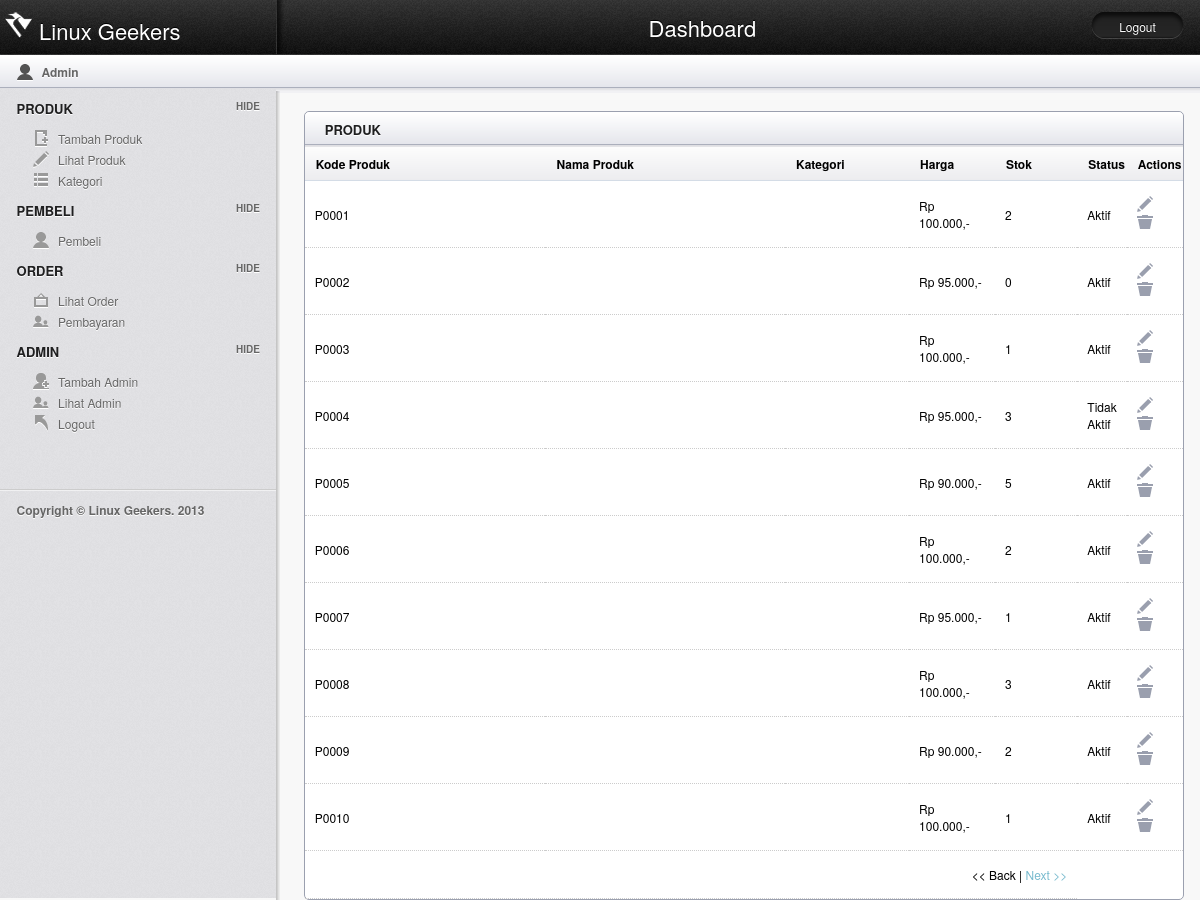
The app's page /linuxgeekers/admin/index.php?page=products (signed in) with its own data.
### tables this page shows
CREATE TABLE IF NOT EXISTS `produk` (
  `kode_produk` varchar(5) NOT NULL,
  `nama` varchar(100) NOT NULL,
  `harga` int(11) NOT NULL,
  `stok` int(11) NOT NULL,
  `id_kategori` int(11) NOT NULL,
  `foto` varchar(100) NOT NULL,
  `deskripsi` text NOT NULL,
  `time` datetime NOT NULL,
  `post` int(1) NOT NULL,
  PRIMARY KEY (`kode_produk`)
);

### linuxgeekers/inc/function.php (called while the page is built, shortened)
<?php
function rupiah($uang) {
	$rupiah  = "";
	$panjang = Strlen($uang);
	while ($panjang > 3) {
		$rupiah = "." . substr($uang, -3) . $rupiah;
		$lebar = strlen($uang)-3;
		$uang   = substr($uang,0,$lebar);
		$panjang= strlen($uang);
	}
	$rupiah = "Rp ".$uang.$rupiah.",-";
	return $rupiah;
}
?>

### linuxgeekers/admin/products.php (the view, shortened to what this page needs)
<?php
if (isset($_GET['hal'])) {
	$halaman = $_GET['hal'];
} else {
	$halaman = 1;
}
$jumlahDataPerHalaman = 10;
$sql = "SELECT * FROM produk";
$run = mysql_query($sql);
$jumlahData = mysql_num_rows($run);
$jumlahHalaman = ceil($jumlahData / $jumlahDataPerHalaman);
$dataMulai = ($halaman * $jumlahDataPerHalaman) - $jumlahDataPerHalaman;
$sql = "SELECT produk.*,kategori.* FROM produk,kategori WHERE produk.id_kategori=kategori.id_kategori LIMIT $dataMulai, $jumlahDataPerHalaman";
$result = mysql_query($sql) or die(mysql_error());
?>
<section id="main" class="column">
  <article class="module width_3_quarter">
    <header>
      <h3 class="tabs_involved">Produk</h3>
    </header>
    <table class="tablesorter" cellspacing="0">
      <thead>
        <tr>
          <th width="30%">Kode Produk</th>
		  <th width="30%">Nama Produk</th>
          <th width="15%">Kategori</th>
          <th width="10%">Harga</th>
          <th width="10%">Stok</th>
          <th width="10%">Status</th>
          <th width="10%">Actions</th>
        </tr>
      </thead>
      <tbody>
        <?php
				while ($rows = mysql_fetch_array($result)) {
		?>
        <tr>
          <td><?php echo $rows['kode_produk']; ?></td>
		  <td><?php echo $rows['nama_produk']; ?></td>
          <td><?php echo $rows['nama_kategori']; ?></td>
          <td><?php echo rupiah($rows['harga']); ?></td>
          <td><?php echo $rows['stok']; ?></td>
          <td><?php if ($rows['post']==1){ echo "Aktif";}else{echo "Tidak Aktif";} ?></td>
          <td>
          	<a href="index.php?page=edit-product&id=<?php echo $rows['kode_produk']; ?>">
            	<input type="image" src="images/icn_edit.png" title="Edit">
            </a>
            <a href="process/products.php?action=del&id=<?php echo $rows['kode_produk']; ?>">
            	<input type="image" src="images/icn_trash.png" title="Delete">
            </a>
          </td>
        </tr>
        <?php
				}
		?>
        <tr>
          <td colspan="5" align="right">
              <?php
			if ($jumlahData > $jumlahDataPerHalaman) {
				if ($halaman >= 2) {
					echo "<a href=\"index.php?page=products&hal=" . ($halaman - 1) . "\"><< Back</a>";
				} else {
					echo "<< Back ";
				}
				echo "  |  ";
				if ($halaman < $jumlahHalaman) {
					echo "<a href=\"index.php?page=products&hal=" . ($halaman + 1) . "\"> Next >></a>";
				} else {
					echo "Next >> ";
				}
			}
			?>
          </td>
        </tr>
      </tbody>
    </table>
  </article>
</section>

### linuxgeekers/admin/index.php (shortened to what this page needs)
<!doctype html>
<html lang="en">
	<head>
		<link rel="stylesheet" href="css/layout.css" type="text/css" media="screen" />
	</head>
	<body>
<?php
require_once '../inc/function.php';
include 'header.php';
if (isset($_GET['page'])) {
	$page = $_GET['page'] . ".php";
	include ($page);
} else {
	include ('home.php');
}
?>
	</body>
</html>

### linuxgeekers/admin/header.php
<header id="header">
	<hgroup>
		<h1 class="site_title"><a href="index.php"><img src="images/logo.png">  Linux Geekers</a></h1>
		<h2 class="section_title">Dashboard</h2>
		<div class="btn_view_site">
			<a href="logout.php">Logout</a>
		</div>
	</hgroup>
</header>
<section id="secondary_bar">
	<div class="user">
		<p>
			Admin
		</p>
	</div>
</section>
<?php
include 'sidebar.php';
?>

### linuxgeekers/admin/sidebar.php
<aside id="sidebar" class="column">
	<h3>Produk</h3>
	<ul class="toggle">
		<li class="icn_new_article">
			<a href="index.php?page=add-product">Tambah Produk</a>
		</li>
		<li class="icn_edit_article">
			<a href="index.php?page=products">Lihat Produk</a>
		</li>
		<li class="icn_categories">
			<a href="index.php?page=category">Kategori</a>
		</li>
	</ul>
	<h3>Pembeli</h3>
	<ul class="toggle">
		<li class="icn_profile">
			<a href="index.php?page=customers">Pembeli</a>
		</li>
	</ul>
	<h3>Order</h3>
	<ul class="toggle">
		<li class="icn_photo">
			<a href="index.php?page=order">Lihat Order</a>
		</li>
		<li class="icn_view_users">
			<a href="index.php?page=payment">Pembayaran</a>
		</li>
	</ul>
	<h3>Admin</h3>
	<ul class="toggle">
		<li class="icn_add_user">
			<a href="index.php?page=add-admin">Tambah Admin</a>
		</li>
        <li class="icn_view_users">
        	<a href="index.php?page=admin">Lihat Admin</a>
        </li>
		<li class="icn_jump_back">
			<a href="logout.php">Logout</a>
		</li>
	</ul>
	<?php
	include 'footer.php';
	?>
</aside>

### linuxgeekers/admin/footer.php
<footer>
	<hr />
	<p>
		<strong>Copyright &copy;  Linux Geekers. 2013</strong>
	</p>
</footer>

### records on screen
produk: kode_produk "P0001", harga "Rp 100.000,-", stok "2", post "Aktif"
produk: kode_produk "P0002", harga "Rp 95.000,-", stok "0", post "Aktif"
produk: kode_produk "P0003", harga "Rp 100.000,-", stok "1", post "Aktif"
produk: kode_produk "P0004", harga "Rp 95.000,-", stok "3", post "Tidak Aktif"
produk: kode_produk "P0005", harga "Rp 90.000,-", stok "5", post "Aktif"
produk: kode_produk "P0006", harga "Rp 100.000,-", stok "2", post "Aktif"
produk: kode_produk "P0007", harga "Rp 95.000,-", stok "1", post "Aktif"
produk: kode_produk "P0008", harga "Rp 100.000,-", stok "3", post "Aktif"
produk: kode_produk "P0009", harga "Rp 90.000,-", stok "2", post "Aktif"
produk: kode_produk "P0010", harga "Rp 100.000,-", stok "1", post "Aktif"
